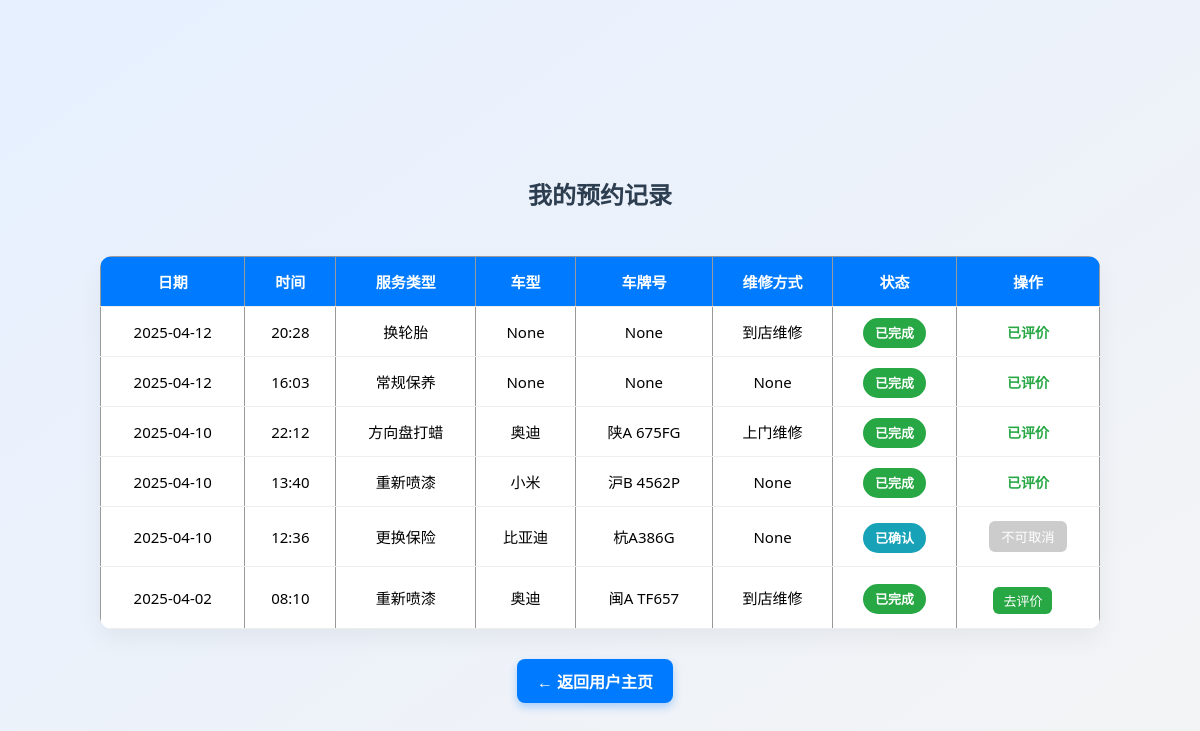
The page /my_bookings (signed in) on the database its author committed.
### tables this page shows
CREATE TABLE bookings (
            id INTEGER PRIMARY KEY AUTOINCREMENT,
            user_id INTEGER,
            date TEXT,
            time TEXT,
            service TEXT,
            vehicle_info TEXT,
            status TEXT DEFAULT '待确认', repair_method TEXT, car_model TEXT, license_plate TEXT, rating INTEGER, feedback TEXT,
            FOREIGN KEY(user_id) REFERENCES users(id)
        );

### app.py (the view)
@app.route('/my_bookings')
def my_bookings():
    if 'user_id' not in session:
        return redirect(url_for('login'))
    conn = get_db_connection()
    bookings = conn.execute('''
        SELECT
            b.*,
            EXISTS (
                SELECT 1 FROM reviews r
                WHERE r.booking_id = b.id
            ) AS has_review
        FROM bookings b
        WHERE b.user_id = ?
        ORDER BY b.date DESC, b.time DESC
    ''', (session['user_id'],)).fetchall()
    conn.close()
    return render_template('my_bookings.html', bookings=bookings)

### app.py (called while the page is built)
def get_db_connection():
    conn = sqlite3.connect('database.db')
    conn.row_factory = sqlite3.Row
    return conn

### templates/my_bookings.html (shortened to what this page needs)
<!DOCTYPE html>
<html>
<head>
    <link rel="stylesheet" href="{{ url_for('static', filename='style.css') }}">
</head>
<body>
    <h2>我的预约记录</h2>
    <table>
        <tr>
            <th>日期</th>
            <th>时间</th>
            <th>服务类型</th>
            <th>车型</th>
            <th>车牌号</th>
            <th>维修方式</th>
            <th>状态</th>
            <th>操作</th>
        </tr>
        {% for b in bookings %}
        <tr>
            <td>{{ b.date }}</td>
            <td>{{ b.time }}</td>
            <td>{{ b.service }}</td>
            <td>{{ b.car_model }}</td>
            <td>{{ b.license_plate }}</td>
            <td>{{ b.repair_method }}</td>
            <td><span class="status {{ b.status }}">{{ b.status }}</span></td>
            <td>
                {% if b.status == '待确认' %}
                    <form method="POST" action="/cancel_booking" class="cancel-form">
                        <input type="hidden" name="booking_id" value="{{ b.id }}">
                        <button type="submit" class="cancel-btn" data-id="{{ b.id }}">取消</button>
                    </form>
                {% elif b.status == '已完成' and not b.has_review %}
                    <a href="/rate/{{ b.id }}" class="rate-btn">去评价</a>
                {% elif b.has_review %}
                    <span class="rated-text">已评价</span>
                {% else %}
                    <button disabled>不可取消</button>
                {% endif %}
            </td>
        </tr>
        {% endfor %}
    </table>
    <div class="back-link">
        <a href="/dashboard" class="return-btn">← 返回用户主页</a>
    </div>
</body>
</html>

### static/style.css (style rules this page uses)
body { margin: 0; padding: 0; font-family: Arial, sans-serif; background-color: #f4f4f4; height: 100vh; display: flex; justify-content: center; align-items: center; }
h2 { color: #333; }
table { width: 100%; border-collapse: collapse; margin-top: 15px; }
th, td { padding: 10px; border: 1px solid #999; text-align: center; }
a { color: #007BFF; text-decoration: none; margin-right: 10px; }

### templates/my_bookings.html (style rules this page uses)
body { font-family: 'Segoe UI', sans-serif; background: linear-gradient(to bottom right, #e6f0ff, #f4f4f4); margin: 0; padding: 30px; display: flex; flex-direction: column; align-items: center; }
h2 { margin-bottom: 30px; color: #2c3e50; }
table { width: 95%; max-width: 1000px; background-color: white; border-collapse: collapse; border-radius: 12px; overflow: hidden; box-shadow: 0 10px 25px rgba(0,0,0,0.05); }
th, td { padding: 14px; text-align: center; border-bottom: 1px solid #eee; font-size: 15px; }
th { background-color: #007BFF; color: white; }
.status { padding: 6px 12px; border-radius: 20px; font-weight: bold; color: white; font-size: 13px; }
.已确认 { background-color: #17a2b8; }
.已完成 { background-color: #28a745; }
button { padding: 6px 12px; border: none; border-radius: 6px; background-color: #dc3545; color: white; cursor: pointer; }
button:disabled { background-color: #ccc; cursor: not-allowed; }
.back-link { margin-top: 30px; }
.return-btn { display: inline-block; padding: 10px 20px; background-color: #007BFF; color: white; border-radius: 8px; text-decoration: none; font-weight: bold; box-shadow: 0 4px 8px rgba(0, 123, 255, 0.3); transition: 0.2s ease-in-out; }
.rate-btn { display: inline-block; margin-top: 6px; background-color: #28a745; padding: 4px 10px; border-radius: 6px; font-size: 13px; color: white; text-decoration: none; }
.rated-text { color: #28a745; font-size: 14px; font-weight: bold; }

### rows shown on the page
bookings: date "2025-04-12", time "20:28", service "换轮胎", car_model "None", license_plate "None", repair_method "到店维修", status "已完成", shows "已评价"
bookings: date "2025-04-12", time "16:03", service "常规保养", car_model "None", license_plate "None", repair_method "None", status "已完成", shows "已评价"
bookings: date "2025-04-10", time "22:12", service "方向盘打蜡", car_model "奥迪", license_plate "陕A 675FG", repair_method "上门维修", status "已完成", shows "已评价"
bookings: date "2025-04-10", time "13:40", service "重新喷漆", car_model "小米", license_plate "沪B 4562P", repair_method "None", status "已完成", shows "已评价"
bookings: date "2025-04-10", time "12:36", service "更换保险", car_model "比亚迪", license_plate "杭A386G", repair_method "None", status "已确认", shows "不可取消"
bookings: date "2025-04-02", time "08:10", service "重新喷漆", car_model "奥迪", license_plate "闽A TF657", repair_method "到店维修", status "已完成"
